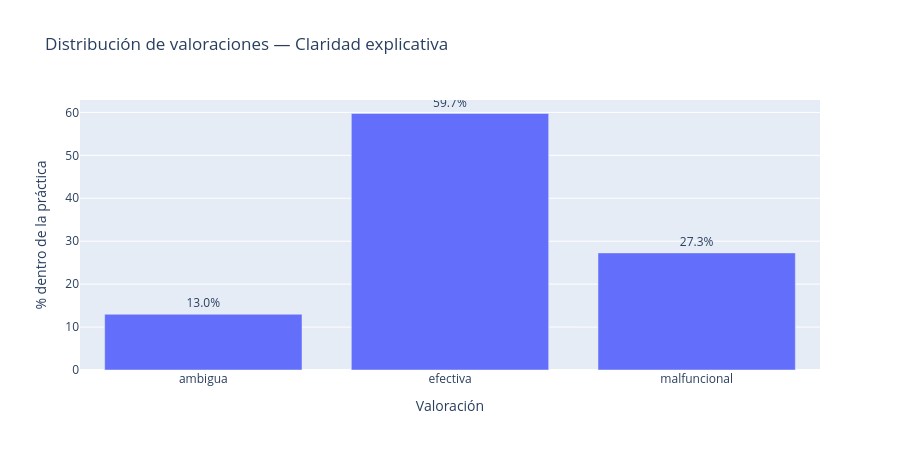

The notebook cell this image was saved under:
### Markdown cell above
## 5. Visualización complementaria — Wireframe 2: valoración de una práctica

Aunque el requisito mínimo solicita una visualización tipo tablero, se incluye también una vista de detalle para mostrar el indicador **I04**.

Esta vista responde:

> **¿Cómo están valorando los comentarios una práctica docente concreta?**

### Code cell
PRACTICA_EJEMPLO = "Claridad explicativa"

_, _, detalle_valoracion = calcular_indicadores(comentarios, menciones)
detalle = (
    detalle_valoracion[detalle_valoracion["practica_docente"] == PRACTICA_EJEMPLO]
    .sort_values("valoracion")
)

fig_detalle = go.Figure(
    go.Bar(
        x=detalle["valoracion"],
        y=detalle["P_v_j"],
        text=detalle["P_v_j"].map(lambda x: f"{x:.1f}%"),
        textposition="outside",
        customdata=detalle[["N_jv"]],
        hovertemplate=(
            "<b>%{x}</b><br>"
            "Comentarios: %{customdata[0]}<br>"
            "Porcentaje: %{y:.2f}%<extra></extra>"
        )
    )
)

fig_detalle.update_layout(
    title=f"Distribución de valoraciones — {PRACTICA_EJEMPLO}",
    xaxis_title="Valoración",
    yaxis_title="% dentro de la práctica",
    height=450,
    showlegend=False
)

fig_detalle.show()

### Figure 1 — Plotly figure (JSON) as saved in the notebook; plotly's stock layout.template omitted (floating-point values rounded to 4 significant figures)
{"data": [{"customdata": [[10], [46], [21]], "hovertemplate": "<b>%{x}</b><br>Comentarios: %{customdata[0]}<br>Porcentaje: %{y:.2f}%<extra></extra>", "text": ["13.0%", "59.7%", "27.3%"], "textposition": "outside", "type": "bar", "x": ["ambigua", "efectiva", "malfuncional"], "y": [12.99, 59.74, 27.27]}], "layout": {"height": 450, "showlegend": false, "title": {"text": "Distribución de valoraciones — Claridad explicativa"}, "xaxis": {"title": {"text": "Valoración"}}, "yaxis": {"title": {"text": "% dentro de la práctica"}}}}
